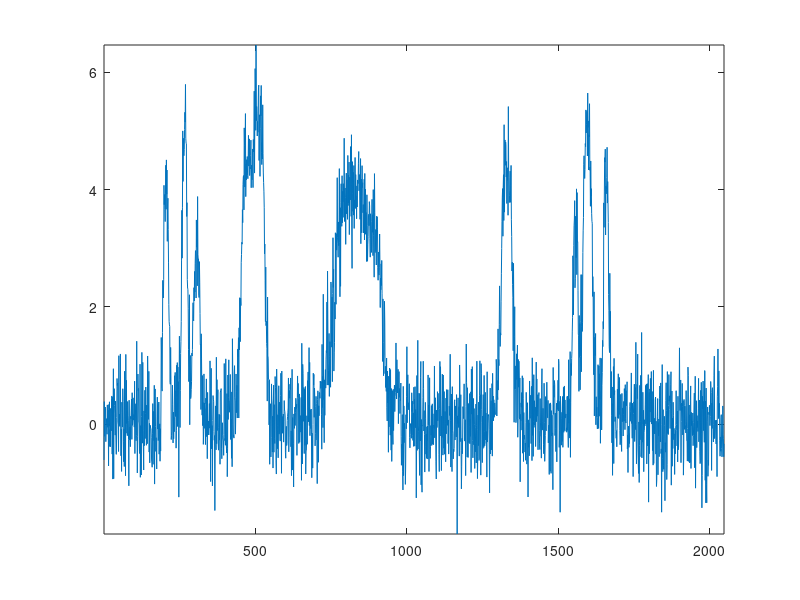

Source code (MATLAB): (Note: this script raises an error after producing the figure.)
len = 2^11;
h = [4  -5  3  -4  5  -4.2   2.1   4.3  -3.1   5.1  -4.2];
t = [0.1  0.13  0.15  0.23  0.25  0.40  0.44  0.65  0.76  0.78  0.81];
h  = abs(h);
w  = 0.01*[0.5 0.5 0.6 1 1 3 1 1 0.5 0.8 0.5];
tt = linspace(0,1,len);
xref = zeros(1,len);
for j=1:11
    xref = xref+(h(j)./(1+((tt-t(j))/w(j)).^4));
end
% Add zero-mean white Gaussian noise with a variance of 0.25.
rng default
x = xref + 0.5*randn(size(xref));
plot(x)
axis tight

%% Generate example data
% N = 501;
% numSpots = 5;
% b = zeros(N,1);
% amplitude = rand(numSpots,1)*5;
% mean_param = rand(numSpots,1)*N;
% var_param = rand(numSpots,1)*N/10;
% for i = 1:numSpots
%    b = b + amplitude(i)*gaussian_basis_1D(N, mean_param(i), var_param(i));
% end
% 
% % Add noise
% b_n = b + 0.5*randn(N,1);
% xref = b
% x = b_n


figure(1)
origmode = dwtmode('status','nodisplay');
dwtmode('per','nodisplay')
xd = wdenoise(x,3,'Wavelet','sym4',...
    'DenoisingMethod','UniversalThreshold','NoiseEstimate','LevelIndependent');
plot(xd)
axis tight
hold on
plot(xref,'r')
legend('Denoised','Reference')


figure(2)
N = 8;
[C,L] = wavedec(x,N,'sym4')
n = 1;
D = detcoef(C,L,n)
subplot(2,1,1)
plot(C)
subplot(2,1,2)
plot(D)

figure(3)
[LO_D,HI_D,LO_R,HI_R] = wfilters('sym8')
subplot(2,2,1)
plot(LO_D)
title('Low decomp')
subplot(2,2,2)
plot(HI_D)
title('High decomp')
subplot(2,2,3)
plot(LO_R)
title('Low recon')
subplot(2,2,4)
plot(HI_R)
title('High recon')
